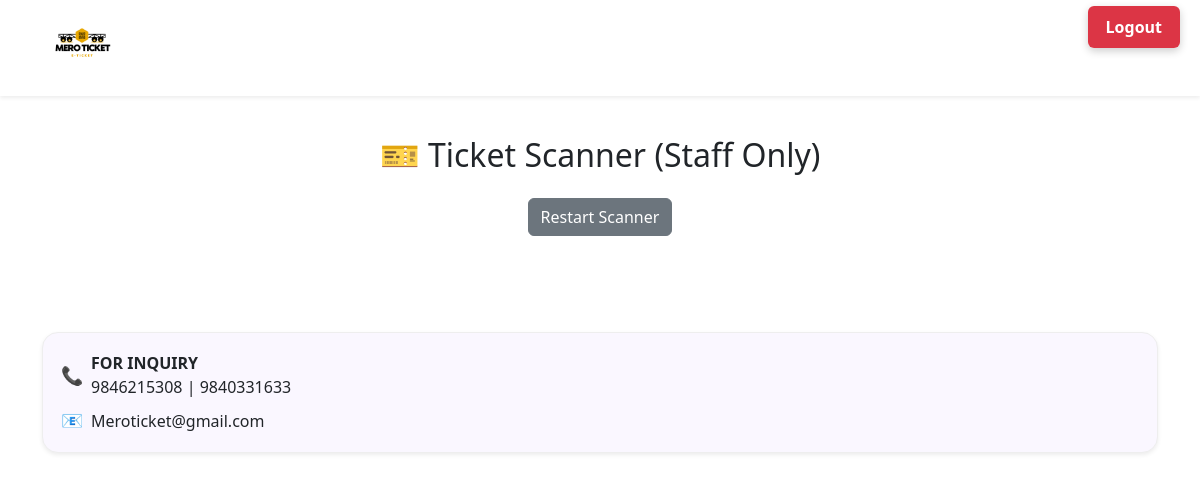
Page /scanner/ (signed in) on the committed database.
### ticket/models.py (models this page shows, shortened)
class SiteSettings(models.Model):
    phone_number = models.CharField(max_length=50, blank=True, null=True)
    phone_number2 = models.CharField(max_length=50, blank=True, null=True)
    email = models.EmailField(blank=True, null=True)
    class Meta:
        verbose_name = "Site Setting"
        verbose_name_plural = "Site Settings"

### ticket/views.py (the view)
# urls.py: path('scanner/', views.scanner_page, name='scanner_page'),
@staff_required
@login_required
def scanner_page(request):
    if not request.user.is_staff:
        return HttpResponseForbidden("You are not authorized to access the scanner.")
    return render(request, "ticket/scan.html")

### ticket/context_processors.py (called while the page is built)
def footer_settings(request):
    try:
        settings = SiteSettings.objects.first()
    except:
        settings = None
    return {
        'footer_settings': settings
    }

### ticket/views.py (called while the page is built)
def staff_required(view_func):
    return user_passes_test(lambda u: u.is_active and u.is_staff)(view_func)

### ticket/templates/ticket/scan.html (shortened to what this page needs)
{% extends 'ticket/base_user.html' %}
{% load static %}
{% block content %}
<div class="logout-btn">
    <a href="{% url 'logout' %}">Logout</a>
</div>
<div class="container py-4">
    <h2 class="text-center mb-4">🎫 Ticket Scanner (Staff Only)</h2>
    {% if not request.user.is_staff %}
        <div class="alert alert-danger">You are not authorized to access this page.</div>
        <a href="{% url 'home' %}" class="btn btn-primary">Back to Home</a>
    {% else %}
        <div class="mt-4 text-center">
            <button onclick="restartScanner()" class="btn btn-secondary">Restart Scanner</button>
        </div>
    {% endif %}
</div>
{% endblock %}

### ticket/templates/ticket/base_user.html (shortened to what this page needs)
{% load static %}
<!DOCTYPE html>
<html lang="en">
<head>
    <link href="https://cdn.jsdelivr.net/npm/bootstrap@5.3.0/dist/css/bootstrap.min.css" rel="stylesheet">
</head>
<body>
<header class="shadow-sm bg-white">
    <div class="container d-flex align-items-center">
        <div class="header-logo me-auto">
            <img src="{% static 'images/meroticket_logo.png' %}" alt="Logo">
        </div>
    </div>
</header>
<main class="container mt-3">
    {% block content %}{% endblock %}
</main>
<footer class="container mt-5 mb-3">
    <div class="footer-card shadow-sm">
        <div class="d-flex align-items-center mb-2">
            <div class="footer-icon me-2">📞</div>
            <div>
                <strong>FOR INQUIRY</strong><br>
                {{ footer_settings.phone_number }} | {{ footer_settings.phone_number2 }}
            </div>
        </div>
        <div class="d-flex align-items-center">
            <div class="footer-icon me-2">📧</div>
            <div>{{ footer_settings.email }}</div>
        </div>
    </div>
</footer>
</body>
</html>

### ticket/templates/ticket/base_user.html (style rules this page uses)
body { background: #ffffff; }
header { padding: 8px 15px !important; }
.header-logo img { height: 80px; object-fit: contain; }
.footer-card { background: #faf7ff; border-radius: 16px; padding: 18px; border: 1px solid #eee; }
.footer-icon { font-size: 18px; }

### ticket/templates/ticket/scan.html (style rules this page uses)
.logout-btn { position: fixed; top: 15px; right: 20px; z-index: 9999; }
.logout-btn a { background-color: #dc3545; color: white; padding: 10px 18px; border-radius: 6px; font-weight: bold; text-decoration: none; box-shadow: 0 3px 8px rgba(0,0,0,0.2); transition: 0.3s; }

### rows in the picture
SiteSettings: phone_number "9846215308", phone_number2 "9840331633", email "Meroticket@gmail.com"
